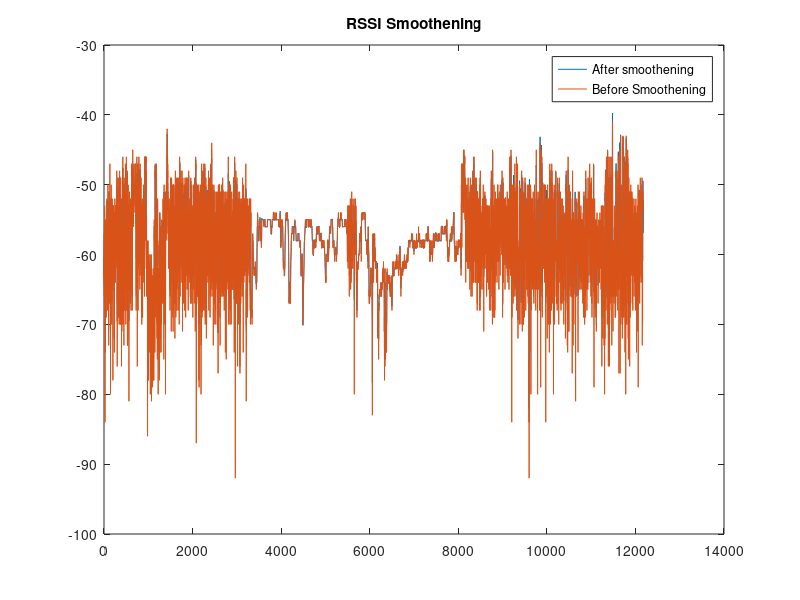
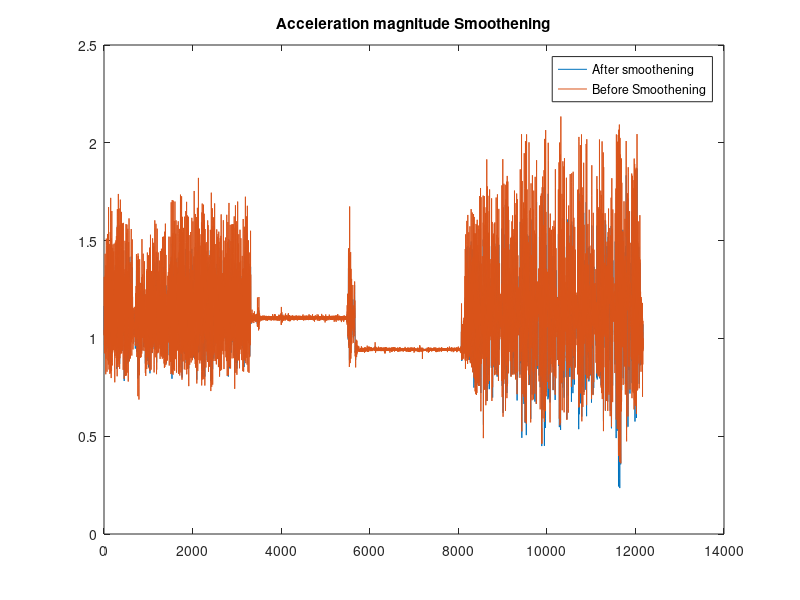
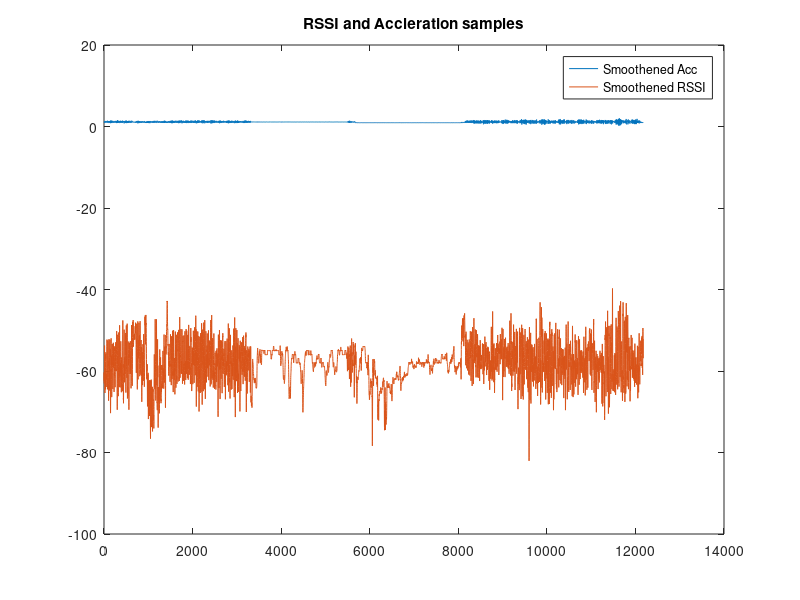

MATLAB code for these plots, in order: (Note: this script raises an error after producing the figures.)
clear;
%CSV_file = csvread("Dataset/Train/walking.csv");
CSV_file = csvread("Dataset/WithSeq/indoor1.csv");
Time  = CSV_file(:,1);
RSSI  = CSV_file(:,2);
Acc_x = CSV_file(:,3);
Acc_y = CSV_file(:,4);
Acc_z = CSV_file(:,5);


Total_samples = size(Time);
Acc_Mag = zeros(Total_samples(1,1),1);


%Calculating Accleration magnitude from Acc_X,Acc_Y,Acc_Z
for itr = 1:Total_samples(1,1)
    sum = (Acc_x(itr,1)^2)+(Acc_y(itr,1)^2)+(Acc_z(itr,1)^2);
    Acc_Mag(itr,1) = sum^0.5;
end

%Signal smoothening with Savitzky-Golay filtering.Polynomial order = 6 and
%framelength = 21
Smooth_RSSI = sgolayfilt(RSSI,6,21);
Smooth_Acc  = sgolayfilt(Acc_Mag,6,21);


%RSSI visualization
figure(1)
plot(Smooth_RSSI);
hold on
plot(RSSI);
legend('After smoothening','Before Smoothening')
title('RSSI Smoothening')
hold off

%Accleration magnitude visualization
figure(2)
plot(Smooth_Acc);
hold on
plot(Acc_Mag);
legend('After smoothening','Before Smoothening')
title('Acceleration magnitude Smoothening')
hold off

%Smoothened Acc and RSSI visualization
figure(3)
plot(Smooth_Acc);
hold on
plot(Smooth_RSSI);
legend('Smoothened Acc','Smoothened RSSI')
title('RSSI and Accleration samples')
hold off


%local_max_RSSI stores local maxima of Smooth_RSSI wave
local_max_RSSI = islocalmax(Smooth_RSSI);


%Calculating global Minimum for every 3s(30 data samples) 
g_Min_idx = [];
for itr=1:30:Total_samples(1,1)
    if(itr+29 <=Total_samples(1,1))
        g_Min_idx = [g_Min_idx,g_min(Smooth_Acc,itr,itr+29)];
    else
        g_Min_idx = [g_Min_idx,g_min(Smooth_Acc,itr,Total_samples(1,1))];
    end
end

%Adding first and last packets as two end points
g_Min_idx = [1,g_Min_idx];
g_Min_idx = [g_Min_idx,Total_samples(1,1)];


%Stores AVG RSSI as threshold RSSI for first cycle
g_max_size = size(g_Min_idx);

%Calculates and stores threshold RSSI for each cycle
avg_threshold_rssi = [];
for itr=1:1:g_max_size(1,2)-1
    threshold_bw_idx = threshold_calc(Smooth_RSSI,local_max_RSSI,g_Min_idx(1,itr),g_Min_idx(1,itr+1));
    avg_threshold_rssi = [avg_threshold_rssi,threshold_bw_idx];
end
avg_threshold_rssi = [mean(Smooth_RSSI),avg_threshold_rssi];

%Threshold RSSI visualization for every 3 seconds
figure(4)
bar(avg_threshold_rssi)
title("Threshold RSSI Visualization");

%clearing intermediate variables from the work space
clear local_max_RSSI;
clear g_max_size;
clear CSV_file;
clear Acc_x;
clear Acc_y;
clear Acc_z;
clear Acc_Mag;
clear RSSI;
clear sum;
clear count;
clear itr;
clear Time;
clear Total_samples;
clear threshold_bw_idx;


% Functions
% Global max between s and e
function index = g_min(Array,s,e)
min = 1000;
for itr=s:1:e
    if(min>Array(itr,1))
        min = Array(itr,1);
        index = itr;
    end
end

    
end


%local_max average
function avg = threshold_calc(Smooth_RSSI,local_max_RSSI,s,e)
count = 1;
sum = 0;
for itr=s:1:e
    if(local_max_RSSI(itr,1) == 1)
        sum = sum+Smooth_RSSI(itr,1);
        count = count+1;
    end
end
avg = sum/(count-1);
if isnan(avg)
    avg = mean(Smooth_RSSI); 
end

    
end
